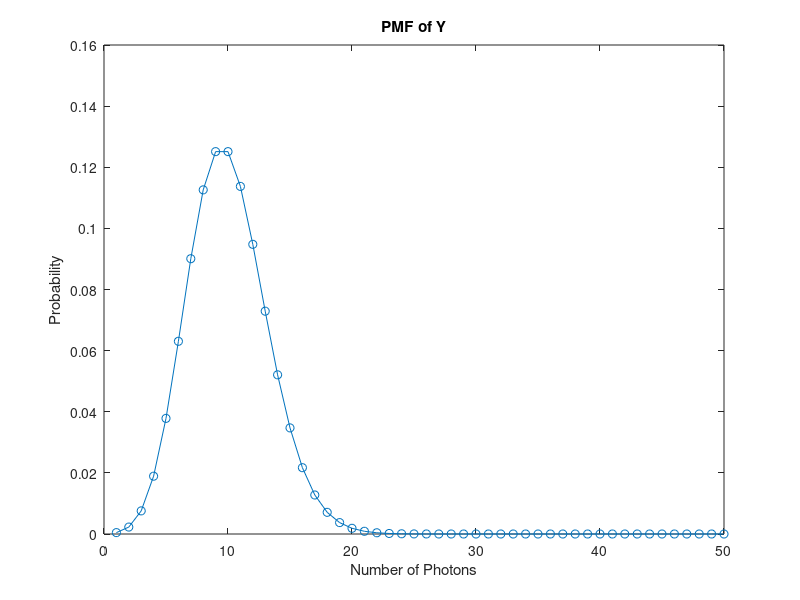

Recreate this plot in MATLAB.
a = 10 ;
n = 50;
Y = 1;
t=1;
Py = zeros(n,1);
grid on

for trial=1:n
    Py(Y) = [(a*t).^Y]*(exp(-a*t)) /factorial(Y);
    Y=Y+1;
end

plot(Py,'-o');

xlabel('Number of Photons');
ylabel('Probability');
title('PMF of Y');
